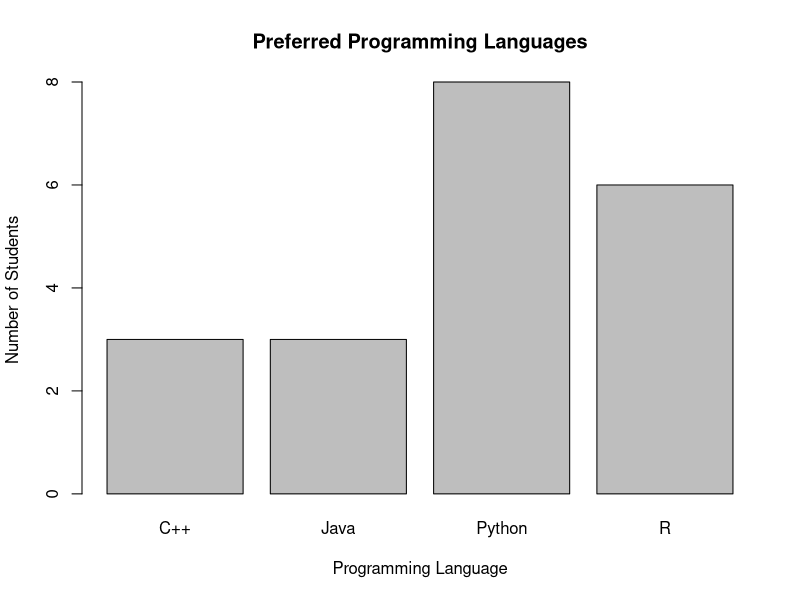
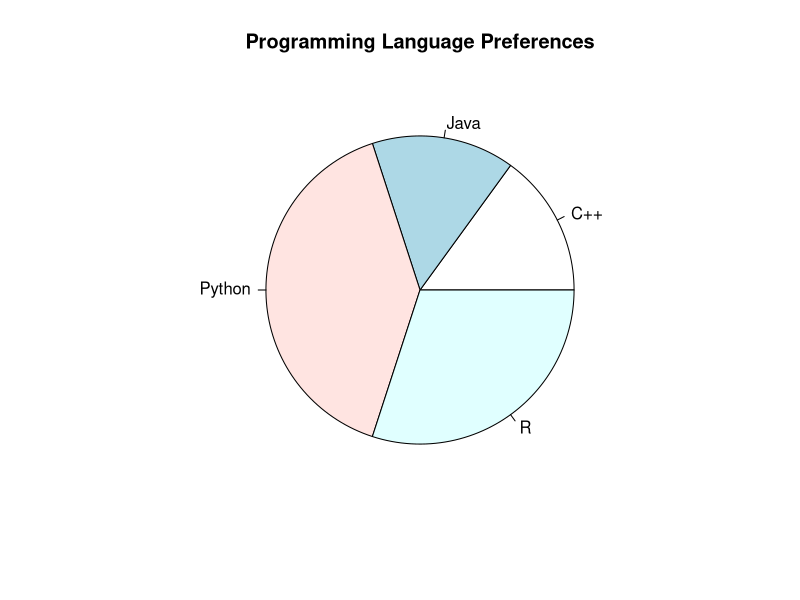

Source code (R) for these figures, in order:
language <- c(
  "Python", "R", "Python", "Java", "R",
  "Python", "C++", "Python", "R", "Java",
  "Python", "C++", "R", "Python", "Java",
  "R", "Python", "C++", "Python", "R"
)
frequency <- table(language)
frequency
relative_frequency <- prop.table(frequency)
relative_frequency
percentage <- relative_frequency * 100
round(percentage, 2)
barplot(
  frequency,
  main = "Preferred Programming Languages",
  xlab = "Programming Language",
  ylab = "Number of Students"
)
pie(
  frequency,
  main = "Programming Language Preferences"
)
names(frequency[frequency == max(frequency)])
names(frequency[frequency == min(frequency)])
